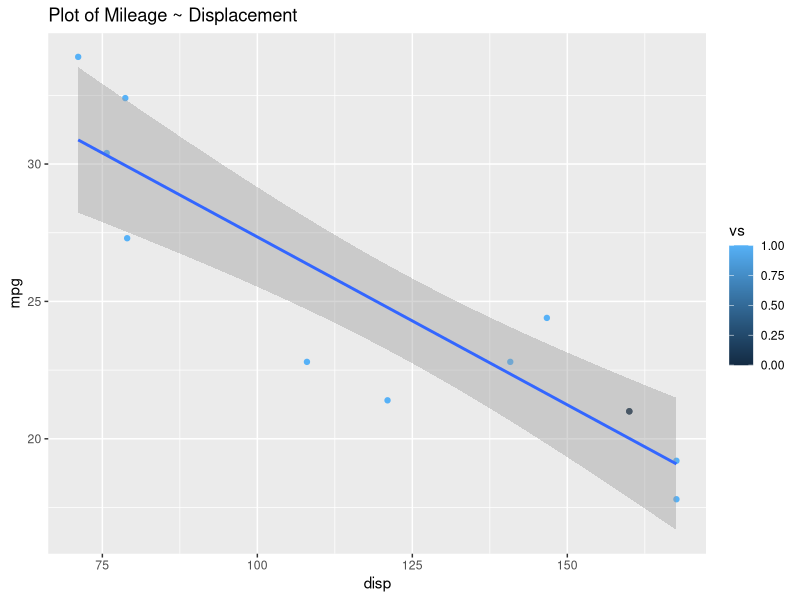
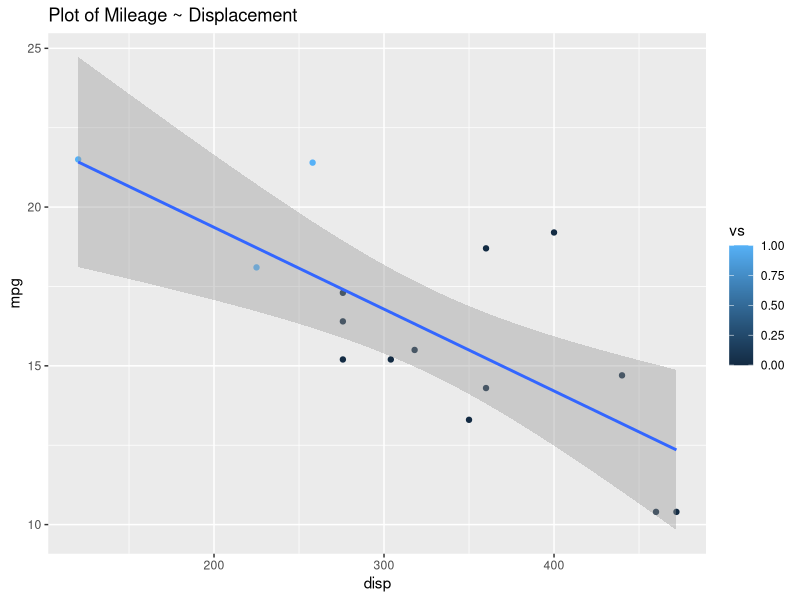

The R script that drew these images, in order:
## ---- chunk 1
knitr::opts_chunk$set(echo = TRUE, message=FALSE)
## ---- chunk 2

troy <- function(a,b){
  a+b
}

troy(a = 2, b =4)
## now if we change the values of a and b
troy( a = 5, b =6)
## ---- chunk 3
#library(mtcars)
library(tidyverse)
data= mtcars
#glimpse(data)

## ---- chunk 4

mtcarplot <- function(gearnumber){
  data |> filter(gear == gearnumber) |> 
  ggplot(aes(y= mpg, x = disp, color = vs)) +
    geom_point() + 
    geom_smooth(method= "lm")+
    labs(title="Plot of Mileage ~ Displacement")
}
## ---- chunk 5
mtcarplot(gearnumber = 4)
## ---- chunk 6
mtcarplot(gearnumber = 3) 
